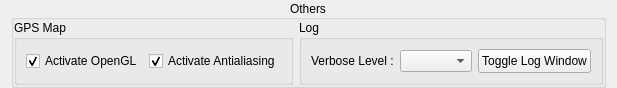
          <widget class="QWidget" name="Others_Options_page" >
           <property name="geometry" >
            <rect>
             <x>0</x>
             <y>0</y>
             <width>573</width>
             <height>84</height>
            </rect>
           </property>
           <attribute name="label" >
            <string>Others Options</string>
           </attribute>
           <layout class="QGridLayout" name="Others_Options_page_gridLayout" >
            <property name="topMargin" >
             <number>0</number>
            </property>
            <property name="bottomMargin" >
             <number>0</number>
            </property>
            <item row="0" column="0" >
             <widget class="QGroupBox" name="Others_groupBox" >
              <property name="title" >
               <string>Others</string>
              </property>
              <property name="alignment" >
               <set>Qt::AlignCenter</set>
              </property>
              <property name="flat" >
               <bool>true</bool>
              </property>
              <layout class="QGridLayout" name="Others_groupBox_gridLayout" >
               <property name="margin" >
                <number>0</number>
               </property>
               <item row="1" column="4" >
                <widget class="QGroupBox" name="Log_Settings_groupBox" >
                 <property name="title" >
                  <string>Log</string>
                 </property>
                 <layout class="QGridLayout" name="Log_Settings_groupBox_gridLayout" >
                  <item row="0" column="0" >
                   <layout class="QHBoxLayout" name="Verbosity_horizontalLayout" >
                    <item>
                     <widget class="QLabel" name="Verbose_Level_label" >
                      <property name="text" >
                       <string>Verbose Level :</string>
                      </property>
                     </widget>
                    </item>
                    <item>
                     <widget class="QComboBox" name="Verbose_Level_comboBox" >
                      <property name="statusTip" >
                       <string>Verbose Level ComboBox : Defines sIBL_GUI Verbose Level : Each Option Comprise The Ones Over It In The List.</string>
                      </property>
                     </widget>
                    </item>
                   </layout>
                  </item>
                  <item row="0" column="1" >
                   <widget class="QPushButton" name="Toggle_Log_Window_pushButton" >
                    <property name="minimumSize" >
                     <size>
                      <width>0</width>
                      <height>24</height>
                     </size>
                    </property>
                    <property name="statusTip" >
                     <string>Toggles Log Window PushButton : Show The Log Window.</string>
                    </property>
                    <property name="text" >
                     <string>Toggle Log Window</string>
                    </property>
                   </widget>
                  </item>
                 </layout>
                </widget>
               </item>
               <item row="1" column="2" >
                <widget class="QGroupBox" name="GPS_Map_groupBox" >
                 <property name="title" >
                  <string>GPS Map</string>
                 </property>
                 <layout class="QGridLayout" name="GPS_Map_groupBox_gridLayout" >
                  <item row="0" column="0" >
                   <widget class="QCheckBox" name="Activate_OpenGL_checkBox" >
                    <property name="statusTip" >
                     <string>Activate OpenGL CheckBox : Activate Open GL For The GPS Map.</string>
                    </property>
                    <property name="text" >
                     <string>Activate OpenGL</string>
                    </property>
                    <property name="checked" >
                     <bool>true</bool>
                    </property>
                   </widget>
                  </item>
                  <item row="0" column="1" >
                   <widget class="QCheckBox" name="Activate_Antialiasing_checkBox" >
                    <property name="statusTip" >
                     <string>Activate OpenGL CheckBox : Activate Open GL For The GPS Map.</string>
                    </property>
                    <property name="text" >
                     <string>Activate Antialiasing</string>
                    </property>
                    <property name="checked" >
                     <bool>true</bool>
                    </property>
                   </widget>
                  </item>
                 </layout>
                </widget>
               </item>
               <item row="1" column="3" >
                <spacer name="Others_horizontalSpacer" >
                 <property name="orientation" >
                  <enum>Qt::Horizontal</enum>
                 </property>
                 <property name="sizeHint" stdset="0" >
                  <size>
                   <width>40</width>
                   <height>20</height>
                  </size>
                 </property>
                </spacer>
               </item>
              </layout>
             </widget>
            </item>
            <item row="1" column="0" >
             <spacer name="Others_Options_verticalSpacer" >
              <property name="orientation" >
               <enum>Qt::Vertical</enum>
              </property>
              <property name="sizeHint" stdset="0" >
               <size>
                <width>20</width>
                <height>40</height>
               </size>
              </property>
             </spacer>
            </item>
           </layout>
          </widget>
